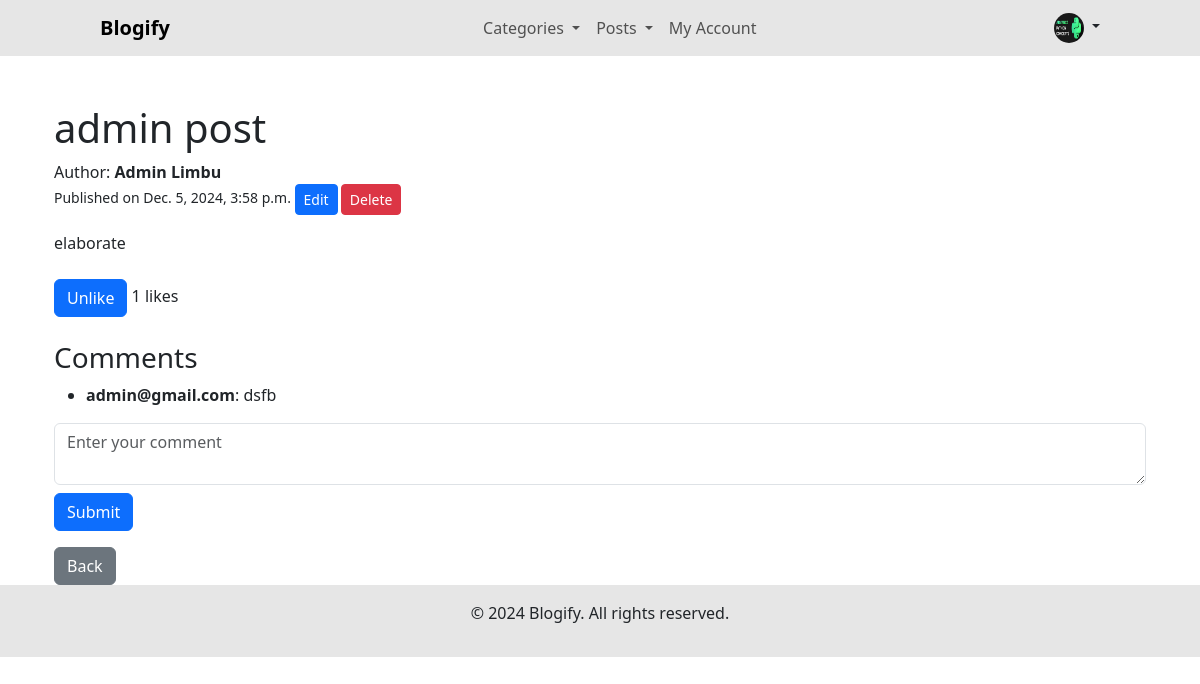
/Users/posts/7/ (signed in), run on an earlier commit of the app's database.
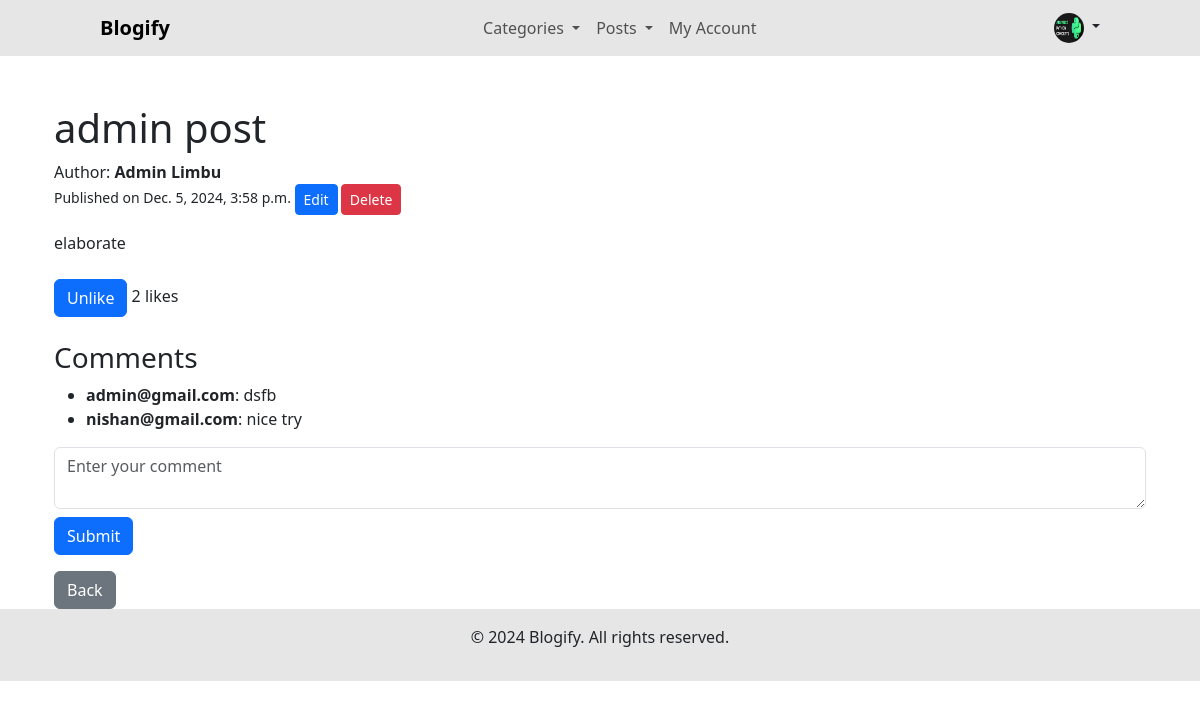
And on a later commit of the database.
### blog/models.py (models this page shows, shortened)
class Comment(models.Model):
    post = models.ForeignKey(Post, related_name='comments', on_delete=models.CASCADE)
    author = models.CharField(max_length=100)
    content = models.TextField()
    created_at = models.DateTimeField(auto_now_add=True)
    updated_at = models.DateTimeField(auto_now=True)

### User/views.py (the view)
# urls.py: path('posts/<int:post_id>/', views.AdminPostDetails, name='admin_post_detail'),
@login_required
def AdminPostDetails(request, post_id):
    post = get_object_or_404(Post, id=post_id)
    if request.method == 'POST':
        content = request.POST.get('content')
        if content:
            Comment.objects.create(post=post, author=request.user, content=content)
    comments = post.comments.all()
    user_like = post.likes.filter(user=request.user, is_like=True).exists()
    like_count = post.likes.filter(is_like=True).count()
    return render(request, 'admin/admin_post_detail.html', {
        'post': post,
        'comments': comments,
        'user_like': user_like,
        'like_count': like_count,
    })

### User/templates/admin/admin_post_detail.html (shortened to what this page needs)
{% extends 'admin/admin_base.html' %}
{% block content %}
<div class="container mt-5">
    <h1>{{ post.title }}</h1>
    <p>Author: <b>{{post.author.first_name}} {{post.author.last_name}}</b><br>
    <small>Published on {{ post.created_at }}
        {% if user == post.author %}
            <small>
                <a href="{% url 'admin_edit_post' post.id %}" class="btn btn-primary btn-sm">Edit</a>
                <a href="{% url 'admin_delete_post' post.id %}" class="btn btn-danger btn-sm">Delete</a>
            </small>
        {% endif %}
    </small> </p>
    <div class="post-content">
        <p>{{ post.content }}</p>
    </div>
    <div class="mt-4">
        <button id="like-btn" class="btn {% if user_like %}btn-primary{% else %}btn-outline-primary{% endif %}">
            {% if user_like %}Unlike{% else %}Like{% endif %}
        </button>
        <span id="like-count">{{ like_count }} likes</span>
    </div>
    <div class="mt-4">
        <h3>Comments</h3>
        <ul id="comment-list">
            {% for comment in post.comments.all %}
                <li><strong>{{ comment.author }}</strong>: {{ comment.content }}</li>
            {% empty %}
                <li>No comments yet. Be the first to comment!</li>
            {% endfor %}
        </ul>
        <form id="comment-form">
            <textarea id="comment-text" class="form-control" placeholder="Enter your comment"></textarea>
            <button type="submit" class="btn btn-primary mt-2">Submit</button>
        </form>
    </div>
    <a href="{% url 'admin_own_post' %}" class="btn btn-secondary mt-3">Back</a>
</div>
{% endblock %}

What changed in the data, as far as the page shows it:
added Comment: author "nishan@gmail.com", content "nice try"
Also different on the page:
{{ like_count }}: "1" → "2"
